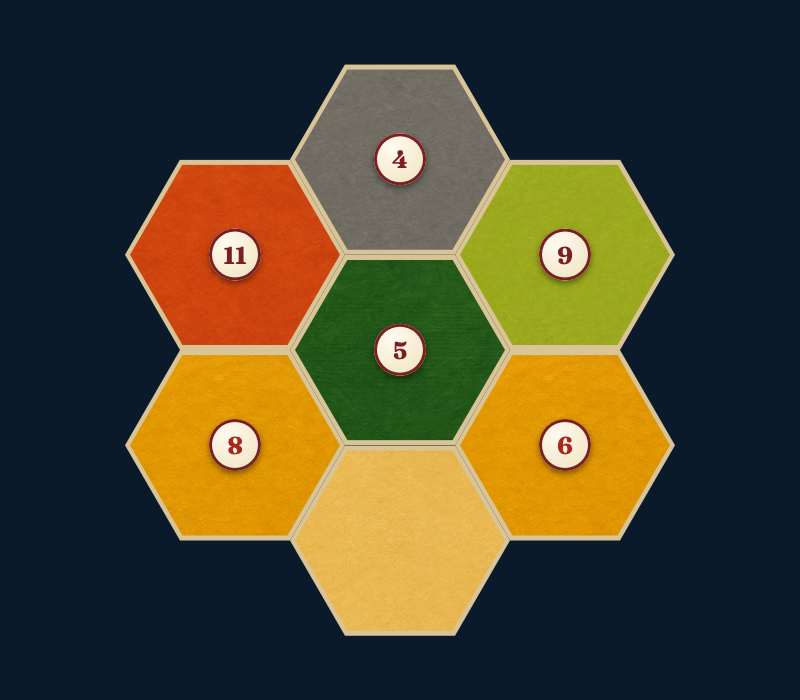
#> input picture design-references/tiles/_scripts/full-set-patch.png, 800 x 700 px
$ python thicken_piece_lines.py full-set-patch.png 100
#> lines starting #> are read from the running program, lines starting #| are printed output that depends on the picture; after the words box and inside, x2 and y2 are one past the last pixel; in counts of white or black regions, pixels touching at a corner belong together
#!/usr/bin/env python3
"""Thicken the black outline/detail lines of a painted piece PNG in place,
without touching its silhouette size or any non-black color.

Finds near-black pixels within the piece's own alpha shape (the outer
silhouette border AND interior detail lines - doorways, arches, etc. - are
all the same "black ink" in this art style, so one operation covers both),
dilates that mask inward by `radius` pixels using a disk structuring
element, and recolors the newly-covered pixels black. Dilating is
intersected with the original alpha mask, so growth can only eat into the
piece's own colored area, never bleed outside the silhouette into the
transparent background - the shape's outer edge doesn't move, the stroke
drawn along it just gets wider.

Usage:
  python3 thicken_piece_lines.py <piece.png> <radius_px> [--threshold 70]
"""
import argparse
from pathlib import Path

import numpy as np
from PIL import Image
from scipy.ndimage import binary_dilation, binary_opening, generate_binary_structure, iterate_structure


def thicken(path: Path, radius: int, threshold: int) -> None:
#> called with radius = 100, threshold = 70
    im = Image.open(path).convert("RGBA")
    arr = np.asarray(im).astype(np.uint8)
    rgb = arr[:, :, :3].astype(np.int32)
    alpha = arr[:, :, 3]
#> alpha: shape (700, 800); every value is 255

    is_opaque = alpha > 10
#> is_opaque: shape (700, 800) bool; every value is 1
    is_dark = rgb.sum(axis=2) < threshold * 3
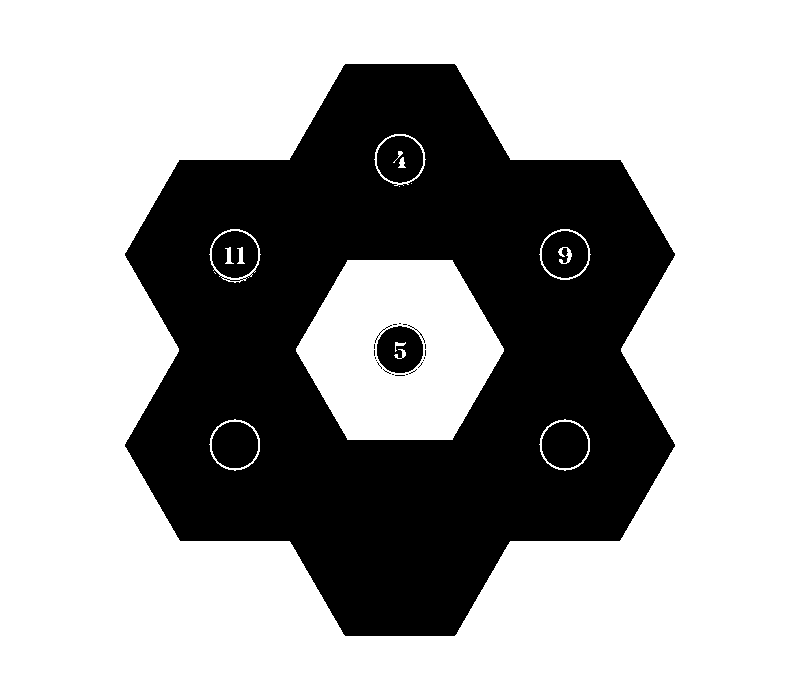
#> is_dark: shape (700, 800) bool; 65.7% white; 27 black regions (18 under 20 px), largest, box (x1, y1, x2, y2) and area: (125, 64, 675, 636) 181896, (212, 422, 258, 468) 1707, (542, 422, 588, 468) 1706
    black_mask = is_dark & is_opaque

    # Opening (erode then dilate) with a small fixed structure first -
    # removes lone speckle noise (a few near-black anti-aliased pixels
    # inside a shaded area that happen to cross the darkness threshold,
    # not real linework) before growing anything, so growth only amplifies
    # actual connected stroke lines, not scattered specks into blobs.
    if black_mask.any():
        black_mask = binary_opening(black_mask, structure=generate_binary_structure(2, 2))
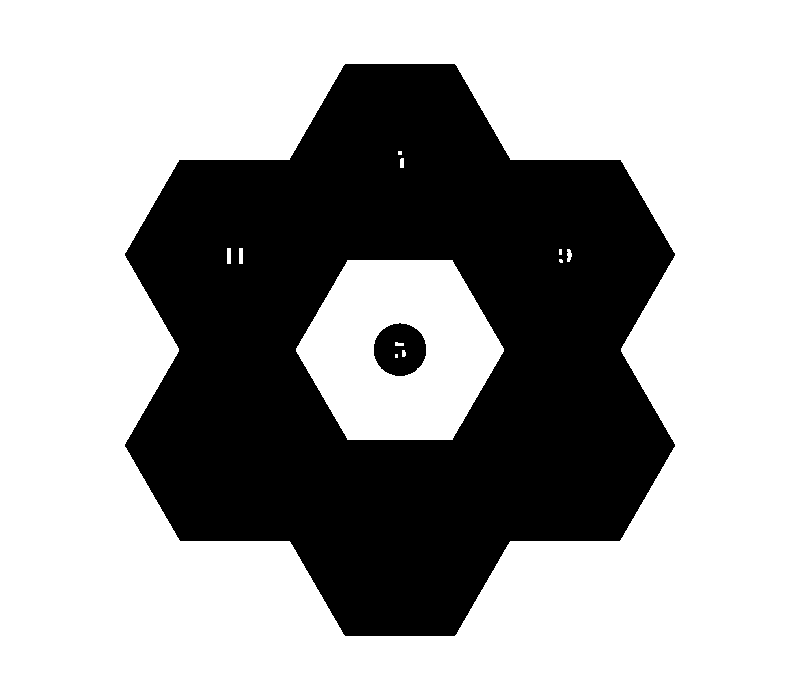
#> black_mask: shape (700, 800) bool; 65.4% white; 2 black regions, box (x1, y1, x2, y2) and area: (125, 64, 675, 636) 191869, (374, 323, 426, 376) 2092

    if radius > 0:
        structure = iterate_structure(generate_binary_structure(2, 2), radius)
#> (the run stopped early here; a loop or call above may not have finished)
